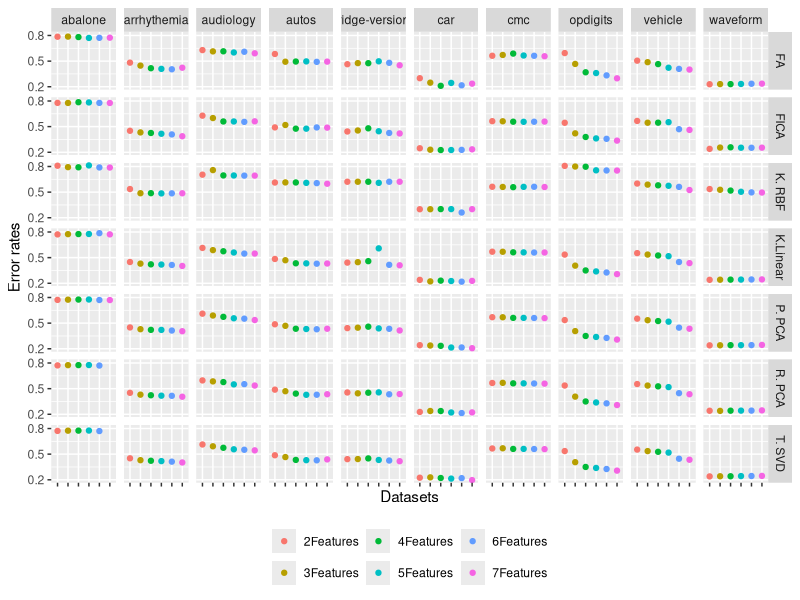

Reproduce this figure in R.
## ---- chunk 1
library(reshape2)
library(ggplot2)
## ---- chunk 2
  setwd("c:/predictRuntime/compress_error")
  df1 <- read.csv("../compress_error/ErrorFA.csv",stringsAsFactors=F, header=T)
  df1$method <- "FA"  

  df2 <- read.csv("../compress_error/ErrorFICA.csv",stringsAsFactors=F, header=T)
  df2$method <- "FICA"

  df3 <- read.csv("../compress_error/ErrorKernelLinear.csv",stringsAsFactors=F, header=T)
  df3$method <- "K.Linear"  
  
  df4 <- read.csv("../compress_error/ErrorKernelRBF.csv",stringsAsFactors=F, header=T)
  df4$method <- "K. RBF"

  df5 <- read.csv("../compress_error/ErrorPPCA.csv",stringsAsFactors=F, header=T)
  df5$method <- "P. PCA"

  df6 <- read.csv("../compress_error/ErrorRPCA.csv",stringsAsFactors=F, header=T)
  df6$method <- "R. PCA"

  df7 <- read.csv("../compress_error/ErrorTSVD.csv",stringsAsFactors=F, header=T)
  df7$method <- "T. SVD"
  
  df <- rbind(df1,df2,df3,df4,df5,df6,df7)
  colnames(df)<- c("dataset","2Features","3Features","4Features","5Features","6Features" ,"7Features","method")
  
  write.table(df,file="../Errors_Compare.csv",sep=",",row.names=FALSE,col.names=TRUE)
  dat <- melt(df, id.var=c("dataset","method"))
  
## ---- chunk 3
pdf("../errorCompression.pdf", width=6, height=5)
ggplot(dat,aes(variable,value),color=dataset,na.rm=TRUE) + geom_point(aes(color=variable))+ facet_grid(method~dataset) + theme( axis.text.x = element_blank(), legend.position = "bottom",legend.title=element_blank()) + xlab("Datasets") +ylab("Error rates") + scale_y_continuous(breaks=c(0.2,0.5,0.8)) 

dev.off()
